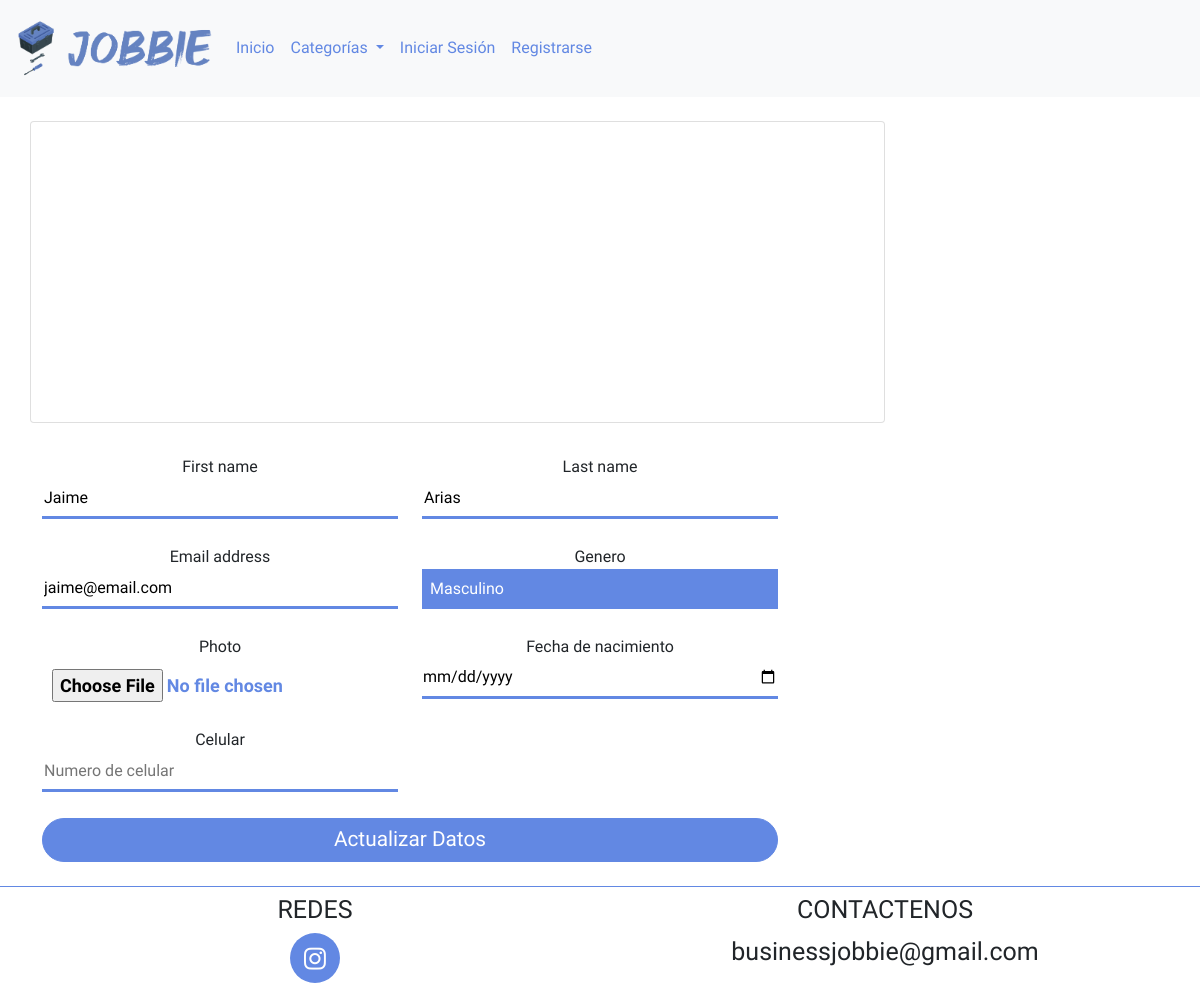
Page /editarPerfil/4/ on the committed database.
### core/main/models.py (models this page shows, shortened)
class Users(AbstractUser):
    email = models.EmailField('email address', unique=True)
    bornDate=models.DateField(auto_now=False, auto_now_add=False, blank=True, null=True, default=None, verbose_name="Fecha de nacimiento")
    password=models.CharField(max_length=200, verbose_name="Password", blank=True, null=True, default=None)
    gender=models.ForeignKey(Genders, verbose_name="Genero", on_delete=models.PROTECT, blank=True, null=True, default=None)
    photo=models.ImageField(default="", upload_to='user/%m/%d/', blank=True, null=True)
    mobile=models.IntegerField(verbose_name="Celular", blank=True, null=True, default=None)
    ciudad=models.ForeignKey(Cities, verbose_name="Ciudad", on_delete=models.PROTECT, blank=True, null=True, default=None)
    descripcion_personal=models.TextField(verbose_name="Descripcion", blank=True, null=True, default=None)
    type=models.ForeignKey(Types,verbose_name="Tipo", on_delete=models.PROTECT, null=True)
    USERNAME_FIELD = 'email'
    REQUIRED_FIELDS = ['username']

class Genders(models.Model):
    gender=models.CharField(max_length=50)
    class Meta:
        verbose_name='Genero'
        verbose_name_plural='Generos'
        db_table='Generos'
    def __str__(self):
        return self.gender

### core/perfiles/views.py (the view, shortened to what this page needs)
# urls.py: path('editarPerfil/<int:pk>/', views.updateUser.as_view(), name='perfilUpdate'),
class updateUser(CreateView, DetailView):
    model=Users
    model_skills=WorkedSkills
    template_name='users/perfilPropio.html'
    form_class=postRegistro
    form_esp=SkillsWorked
    def get_context_data(self, **kwargs):
        context = super().get_context_data(**kwargs)
        pk=self.kwargs.get('pk',0)
        persona=self.model.objects.get(id=pk)
        if 'form' not in context:
            context['form']=self.form_class(instance=persona)
        if 'form2' not in context:
            context['form2']=self.form_esp()
        if 'especialidad' not in context:
            context['especialidad']=self.model_skills.objects.filter(trabajador=pk)
        if 'especialidades' not in context:
            context['especialidades']=Skills.objects.all()
        context['title']='Perfil'
        context['id']=pk
        return context

### core/main/forms.py
class SkillsWorked(forms.Form):
    especialidad=forms.MultipleChoiceField(
        label="Especialidades",
        required=False,
        widget=forms.CheckboxSelectMultiple(
            attrs={
                'class':''
            }
        ),
        choices=especialidad,
    )

### templates/users/perfilPropio.html (shortened to what this page needs)
{% extends 'layout/layout.html' %}
{% load static %}
{% block links %}
    <link href="https://cdn.jsdelivr.net/npm/bootstrap@5.0.2/dist/css/bootstrap.min.css" rel="stylesheet">
    <link rel="stylesheet" href={% static 'styles/style.css' %} />
    <link rel="stylesheet" href={% static 'styles/styleUsers.css' %} />
{% endblock links %}
{% block body %}
{% include 'layout/componentes/generales/header.html' %}
<div class="container mb-4 mt-4">
    {%include 'layout/componentes/perfil/card.html'%}
        <div class="row">
        <form class="login-form col-12 col-md-8" method='POST' enctype="multipart/form-data">
            <div class="row">
                {% for field in form %}
                    {% if field != form.descripcion_personal %}
                        <div class="col-11 col-md-6 mt-3">
                            <div class="text-center">{{field.label}}</div>
                            {{field}}
                        </div>
                    {% endif %}
                {% endfor %}
            </div>
            <input type="submit" value="Actualizar Datos" class="btn-login w-100 mt-3"/>
        </form>
    </div>
</div>
{% include 'layout/componentes/generales/footer.html' %}
{% endblock body%}

### static/styles/style.css (style rules this page uses)
body { font-family: 'Dosis', sans-serif; }
.btn-login { border-radius: 3rem; width: 45%; border: 1px solid #6288E3; line-height: 1.6rem; font-size: 1.3rem; background-color: #6288E3; color: #ffffff; padding: 0.5rem 0; transition: 0.3s ease-in-out all; font-weight: 500; }
select { -webkit-appearance: none; -moz-appearance: none; -ms-appaerance: none; appearance: none; outline:0; box-shadow: none; border: 0!important; background: #6288E3; background-image: none; width: 100%; }
select { flex:1; padding: 0.5em; color: #fff; cursor: pointer; }

### static/styles/styleUsers.css (style rules this page uses)
body { font-family: 'Dosis', sans-serif; }
.form-input { width: 100%; height: 40px; border: none; border-bottom: #6288E3 3px solid; text-align: left; margin-bottom:10px; outline: none; }
.form-input-img { background-color: transparent; color: #6288E3; font-size: 18px; font-weight: bold; margin: 0 auto 0; min-height: 15px; overflow: hidden; padding: 10px; position: relative; text-align: left; width: 100%; }

### rows in the picture
Users: form "Jaime" "Arias" "jaime@email.com"
Genders: form "Masculino"

### other values in the picture
{{ field.label }} "First name" "Last name" "Email address" "Genero" "Photo" "Fecha de nacimiento" "Celular"
